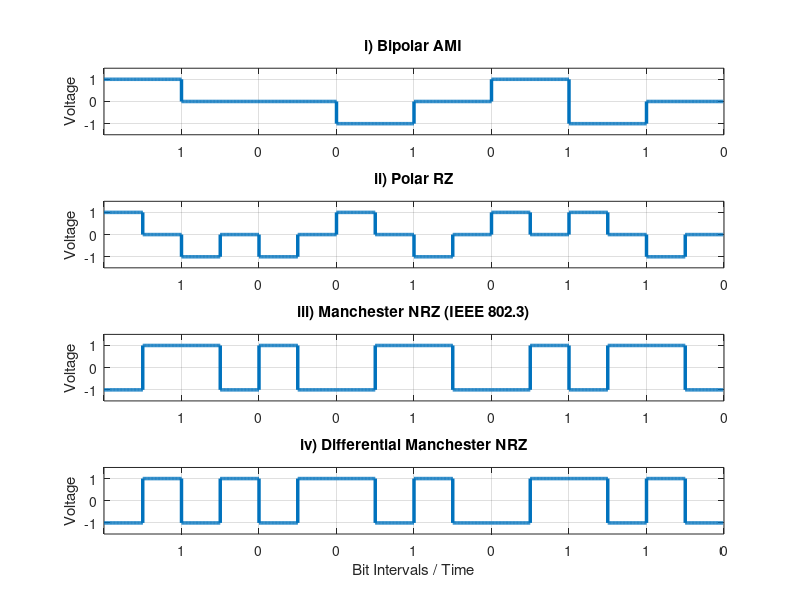

Write MATLAB code to recreate this figure.
% =========================================================
% Line Coding Visualization for Binary Sequence: 10010110
% Schemes:
%   i) Bipolar AMI
%   ii) Polar RZ
%   iii) Manchester NRZ
%   iv) Differential Manchester NRZ
% =========================================================

clear;
clc;
close all;

%% ---------------- INPUT DATA ----------------
bits = [1 0 0 1 0 1 1 0];
num_bits = length(bits);

samples_per_bit = 100;     % Smooth digital waveform
total_samples = num_bits * samples_per_bit;

% Time axis
t = (0:total_samples-1) / samples_per_bit;

%% ---------------- SIGNAL ARRAYS ----------------
ami  = zeros(1, total_samples);
rz   = zeros(1, total_samples);
man  = zeros(1, total_samples);
dman = zeros(1, total_samples);

%% ---------------- INITIAL CONDITIONS ----------------
ami_level = 1;          % First AMI '1' starts positive
prev_diff_level = -1;  % Initial level for Differential Manchester

%% ====================================================
%                ENCODING SECTION
% =====================================================

for i = 1:num_bits
    
    % ----- Index ranges -----
    idx = (i-1)*samples_per_bit + 1 : i*samples_per_bit;

    first_half = (i-1)*samples_per_bit + 1 : ...
                 (i-1)*samples_per_bit + samples_per_bit/2;

    second_half = (i-1)*samples_per_bit + ...
                  samples_per_bit/2 + 1 : i*samples_per_bit;

    %% -------------------------------------------------
    % i) Bipolar AMI
    % 1 -> alternating +V and -V
    % 0 -> 0V
    %% -------------------------------------------------

    if bits(i) == 1
        ami(idx) = ami_level;
        ami_level = -ami_level;   % Alternate polarity
    else
        ami(idx) = 0;
    end

    %% -------------------------------------------------
    % ii) Polar RZ
    % 1 -> +V then return to 0
    % 0 -> -V then return to 0
    %% -------------------------------------------------

    if bits(i) == 1
        rz(first_half) = 1;
    else
        rz(first_half) = -1;
    end

    rz(second_half) = 0;

    %% -------------------------------------------------
    % iii) Manchester Encoding
    % IEEE 802.3 Convention:
    % 1 -> Low to High
    % 0 -> High to Low
    %% -------------------------------------------------

    if bits(i) == 1
        man(first_half)  = -1;
        man(second_half) =  1;
    else
        man(first_half)  =  1;
        man(second_half) = -1;
    end

    %% -------------------------------------------------
    % iv) Differential Manchester
    %
    % Rules:
    % - Always transition at middle of bit
    % - 0 -> transition at beginning
    % - 1 -> NO transition at beginning
    %% -------------------------------------------------

    if bits(i) == 0
        start_level = -prev_diff_level;
    else
        start_level = prev_diff_level;
    end

    mid_level = -start_level;

    dman(first_half)  = start_level;
    dman(second_half) = mid_level;

    prev_diff_level = mid_level;

end

%% ====================================================
%                    PLOTTING
% =====================================================

figure('Name','Line Coding Techniques',...
       'Position',[200 100 1000 750]);

bit_labels = {'','1','0','0','1','0','1','1','0'};

%% ---------------- Bipolar AMI ----------------

subplot(4,1,1)

stairs(t, ami, 'LineWidth', 2.5)

grid on
ylim([-1.5 1.5])
xlim([0 num_bits])

title('i) Bipolar AMI','FontSize',11)

ylabel('Voltage')

xticks(0:num_bits)
xticklabels(bit_labels)

yticks([-1 0 1])

%% ---------------- Polar RZ ----------------

subplot(4,1,2)

stairs(t, rz, 'LineWidth', 2.5)

grid on
ylim([-1.5 1.5])
xlim([0 num_bits])

title('ii) Polar RZ','FontSize',11)

ylabel('Voltage')

xticks(0:num_bits)
xticklabels(bit_labels)

yticks([-1 0 1])

%% ---------------- Manchester ----------------

subplot(4,1,3)

stairs(t, man, 'LineWidth', 2.5)

grid on
ylim([-1.5 1.5])
xlim([0 num_bits])

title('iii) Manchester NRZ (IEEE 802.3)','FontSize',11)

ylabel('Voltage')

xticks(0:num_bits)
xticklabels(bit_labels)

yticks([-1 0 1])

%% ------------ Differential Manchester ------------

subplot(4,1,4)

stairs(t, dman, 'LineWidth', 2.5)

grid on
ylim([-1.5 1.5])
xlim([0 num_bits])

title('iv) Differential Manchester NRZ','FontSize',11)

ylabel('Voltage')
xlabel('Bit Intervals / Time')

xticks(0:num_bits)
xticklabels(bit_labels)

yticks([-1 0 1])

%% ====================================================
% End of Script
% ====================================================
